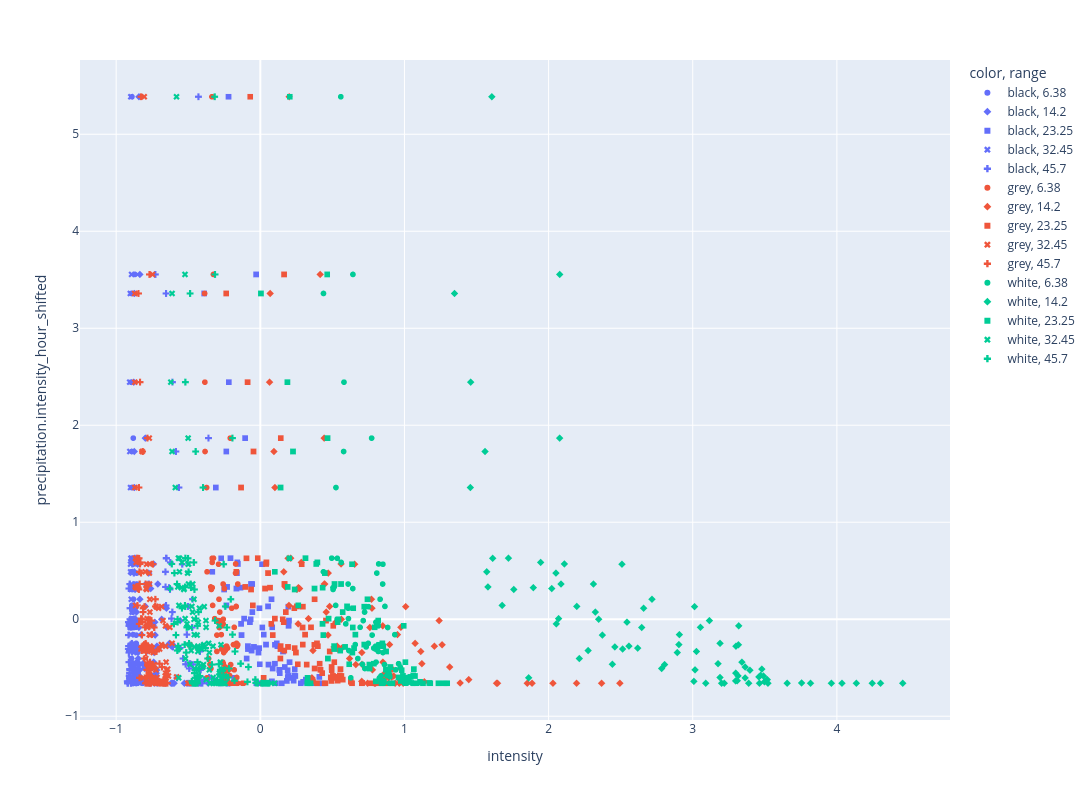

Notebook source saved alongside this figure:
### Code cell
px.scatter(
    regression_data,
    x="intensity",
    y="precipitation.intensity_hour_shifted",
    color="color",
    symbol="range",
    height=800,
    width=1600,
)
